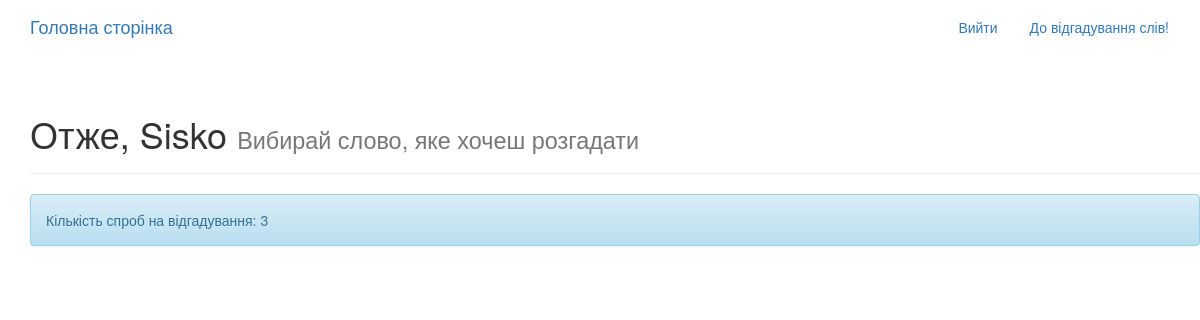
Page /game/categories/Будівлі/ (signed in) on the earlier database version.
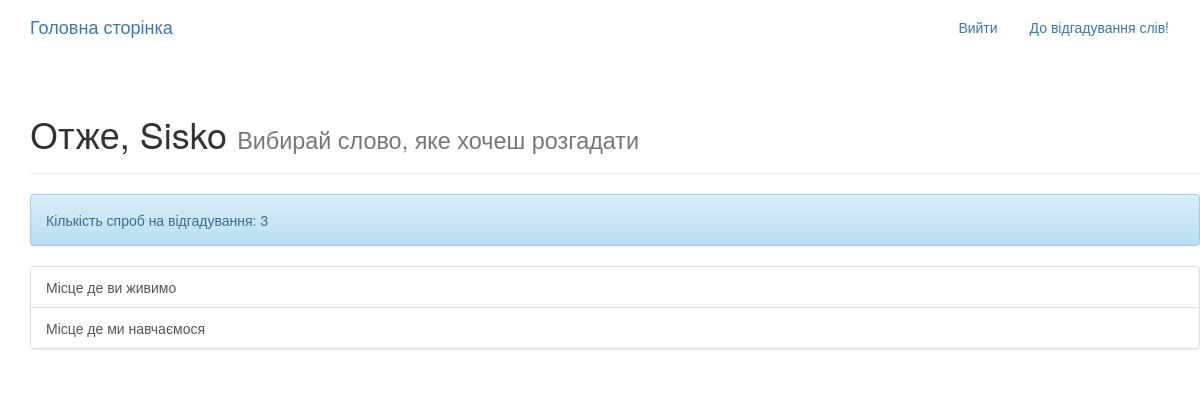
Same page on the later database version.
### game_app/models.py (models this page shows, shortened)
class Profile(models.Model):
    user = models.OneToOneField(User, on_delete=models.CASCADE)
    number_of_attempts_to_guess = models.IntegerField(default=3)
    masked_word = models.CharField(max_length=100, blank=True, null=True)
    number_of_letter = models.IntegerField(null=True, blank=True)
    letter = models.CharField(max_length=1, blank=True, null=True)

class Word(models.Model):
    word = models.TextField()
    description = models.TextField()
    category = models.TextField(blank=True, null=True)

### game_app/views.py (the view)
# urls.py: path('categories/<str:category>/', views.WordListView.as_view(), name='word_list'),
class WordListView(generic.ListView):
    model = Word
    template_name = 'game_app/word_list.html'
    context_object_name = 'words'
    def get_queryset(self):
        return Word.objects.filter(category=self.kwargs['category'])
    def get_context_data(self, **kwargs):
        context = super().get_context_data(**kwargs)
        user = self.request.user
        context['user'] = user
        guessed_words = []
        for item in user.profile.guessed_words.all():
            item = str(item)
            guessed_words.append(item)
        context['guessed_words'] = guessed_words
        return context

### game_app/models.py (called while the page is built)
    def __str__(self):
        return self.guessed_word

### game_app/templates/game_app/word_list.html
{% extends "base.html" %}
{% block content %}
<div class="container">
  <div class="row">
    <div class="page-header">
  <h1> Отже, {{ user.username }} <small>Вибирай слово, яке хочеш розгадати</small></h1>
</div>
  <div class="alert alert-info" role="alert">Кількість спроб на відгадування: {{ user.profile.number_of_attempts_to_guess }} </div>
     <ul class="list-group">
     {% for word in words %}
       {% if word.word in guessed_words %}
         <li class="list-group-item list-group-item disabled ">{{word.description}} - (Guessed)</li>
       {% else %}
       <a href="{% url 'game_app:masking-word' category=word.category pk=word.pk %}" class="list-group-item">{{word.description}}</a>
      {% endif %}
      {% endfor %}
       </ul>
  </div>
</div>
{% endblock %}

### templates/base.html (shortened to what this page needs)
<!DOCTYPE html>
{% load static %}
<html>
  <head>
    <link rel="stylesheet" href="https://maxcdn.bootstrapcdn.com/bootstrap/3.3.7/css/bootstrap.min.css">
    <link rel="stylesheet" href="https://maxcdn.bootstrapcdn.com/bootstrap/3.3.7/css/bootstrap-theme.min.css">
    <link rel="stylesheet" href="{% static 'words_play/css/master.css'%}">
  </head>
  <body>
    <nav class="navbar  mynav" role="navigation" id="navbar">
    			<div class="container">
            <a class="navbar-brand mynav" href="{% url 'home' %}">Головна сторінка</a>
    					<ul class="nav navbar-nav navbar-right">
    						{% if user.is_authenticated %}
                      <li><a href="{% url 'accounts:logout' %}" class="btn btn-simple">Вийти</a></li>
                      <li><a href="{% url 'game_app:category_list' %}" class="btn btn-simple">До відгадування слів!</a></li>
    						{% else %}
    						      <li><a href="{% url 'accounts:login' %}" class="btn btn-simple">Авторизуватись</a></li>
    						      <li><a href="{% url 'accounts:signup' %}" class="btn btn-simple">Зареєструватись</a></li>
    						{% endif %}
    					</ul>
    			</div>
    		</nav>
        <div class="container mycontent">
          {% block content %}
          {% endblock %}
        </div>
  </body>
</html>

Differences in the rows shown:
now on this page (row edited): Word: description "Місце де ви живимо"
now on this page (row edited): Word: description "Місце де ми навчаємося"
